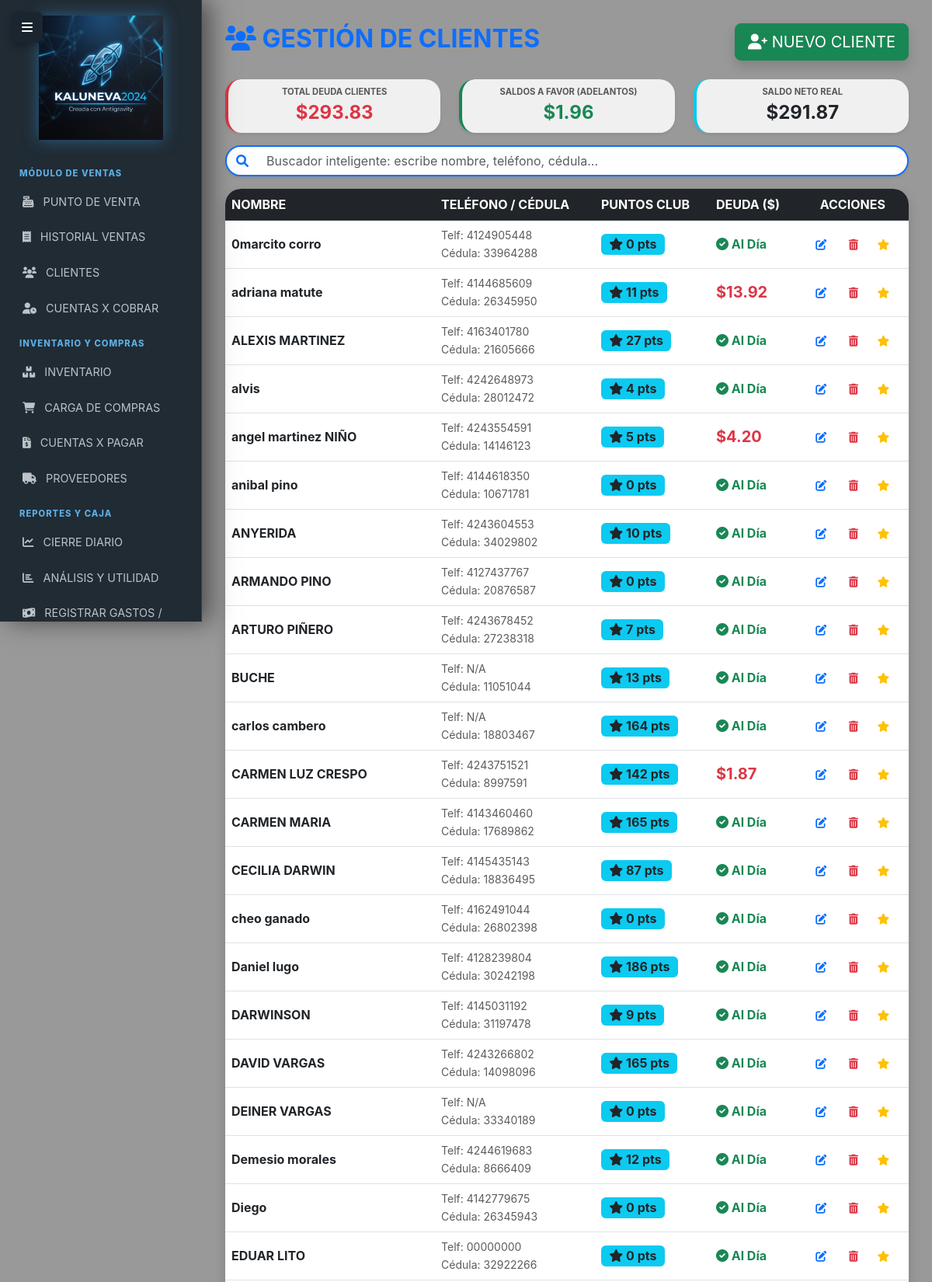
The app's page /clientes (signed in, upper part) with its own data.
### models.py (models this page shows, shortened)
class Cliente(db.Model):
    __tablename__ = 'clientes'
    id = db.Column(db.Integer, primary_key=True)
    nombre = db.Column(db.String(100), nullable=False)
    cedula = db.Column(db.String(20), unique=True, nullable=False)
    telefono = db.Column(db.String(20))
    direccion = db.Column(db.Text)
    fecha_nacimiento = db.Column(db.Date)
    saldo_usd = db.Column(db.Numeric(10, 2), default=Decimal('0.00'))
    saldo_bs = db.Column(db.Numeric(10, 2), default=Decimal('0.00'))
    puntos = db.Column(db.Integer, default=0)
    documentos = db.Column(db.Integer, default=0)
    ventas = db.relationship('Venta', backref='cliente', lazy=True)
    abonos = db.relationship('HistorialPago', backref='cliente', lazy=True)

### routes/clientes.py (the view)
@clientes_bp.route('/clientes')
@login_required
@staff_required
def lista_clientes():
    todos = Cliente.query.all()
    hoy = datetime.now()
    cumpleaneros = []
    total_deuda = Decimal('0.00')
    total_adelantos = Decimal('0.00')
    for c in todos:
        s_usd = seguro_decimal(c.saldo_usd)
        if s_usd > 0:
            total_deuda += s_usd
        elif s_usd < 0:
            total_adelantos += abs(s_usd)
        if c.fecha_nacimiento:
            fecha = c.fecha_nacimiento if hasattr(c.fecha_nacimiento, 'day') else None
            if fecha and fecha.day == hoy.day and fecha.month == hoy.month:
                cumpleaneros.append(c.nombre)
    return render_template('clientes.html',
                           clientes=todos,
                           cumpleaneros=cumpleaneros,
                           total_deuda=seguro_decimal(total_deuda),
                           total_adelantos=seguro_decimal(total_adelantos))

### app.py (called while the page is built)
@login_manager.user_loader
def load_user(user_id):
    user = db.session.get(User, int(user_id))
    if user and not getattr(user, 'activo', True):
        return None
    return user

@app.context_processor
def inject_tasa_actual():
    try:
        hoy = hoy_ve()
        tasa_hoy = TasaBCV.query.filter_by(fecha=hoy).first()
        if tasa_hoy:
            return dict(tasa_actual=tasa_hoy.valor, alerta_tasa=False)
        else:
            ultima = TasaBCV.query.order_by(TasaBCV.fecha.desc()).first()
            valor = ultima.valor if ultima else Decimal('0.00')
            return dict(tasa_actual=valor, alerta_tasa=True)
    except Exception as e:
        log.error(f"Error al inyectar tasa actual: {e}")
        return dict(tasa_actual=Decimal('0.00'), alerta_tasa=True)

### models.py (called while the page is built)
def hoy_ve():
    return datetime.now(pytz.timezone('America/Caracas')).date()

### utils.py (called while the page is built)
def seguro_decimal(valor, default='0.00'):
    if valor is None or str(valor).strip() == "" or str(valor).lower() == "none":
        return Decimal(default)
    try:
        limpio = str(valor).replace(',', '.').strip()
        return Decimal(limpio)
    except Exception as e:
        logger.warning(f"Error convirtiendo '{valor}' a Decimal. Usando default {default}. Error: {e}")
        return Decimal(default)

### templates/clientes.html (shortened to what this page needs)
{% extends 'base.html' %} {% block content %}
<div class="d-flex justify-content-between align-items-center mb-4">
  <h2 class="fw-bold text-primary">
    <i class="fas fa-users"></i> GESTIÓN DE CLIENTES
  </h2>
  <button class="btn btn-success btn-lg shadow" data-bs-toggle="modal" data-bs-target="#modalCliente">
    <i class="fas fa-user-plus"></i> NUEVO CLIENTE
  </button>
</div>
<div class="row mb-3">
    <div class="col-md-4">
        <div class="card shadow-sm border-0 border-start border-4 border-danger h-100">
            <div class="card-body py-2 px-3 text-center">
                <small class="text-muted text-uppercase fw-bold d-block" style="font-size: 0.7rem;">TOTAL DEUDA CLIENTES</small>
                <span class="fs-4 fw-bold text-danger">${{ "%.2f"|format(total_deuda|default(0)) }}</span>
            </div>
        </div>
    </div>
    <div class="col-md-4">
        <div class="card shadow-sm border-0 border-start border-4 border-success h-100">
            <div class="card-body py-2 px-3 text-center">
                <small class="text-muted text-uppercase fw-bold d-block" style="font-size: 0.7rem;">SALDOS A FAVOR (ADELANTOS)</small>
                <span class="fs-4 fw-bold text-success">${{ "%.2f"|format(total_adelantos|default(0)) }}</span>
            </div>
        </div>
    </div>
    <div class="col-md-4">
        <div class="card shadow-sm border-0 border-start border-4 border-info h-100">
            <div class="card-body py-2 px-3 text-center">
                <small class="text-muted text-uppercase fw-bold d-block" style="font-size: 0.7rem;">SALDO NETO REAL</small>
                <span class="fs-4 fw-bold text-dark">${{ "%.2f"|format((total_deuda or 0) - (total_adelantos or 0)) }}</span>
            </div>
        </div>
    </div>
</div>
<div class="mb-3">
  <div class="input-group shadow-sm rounded-pill overflow-hidden border-primary" style="border: 2px solid #4e73df;">
    <span class="input-group-text bg-white border-0 text-primary"><i class="fas fa-search"></i></span>
    <input type="text" id="buscador_kalu" class="form-control border-0 bg-white" placeholder="Buscador inteligente: escribe nombre, teléfono, cédula..." style="box-shadow: none;">
  </div>
</div>
<div class="card shadow border-0">
  <div class="card-body p-0">
    <div class="table-responsive">
      <table class="table table-hover align-middle mb-0">
        <thead class="table-dark">
          <tr>
            <th>NOMBRE</th>
            <th>TELÉFONO / CÉDULA</th>
            <th>PUNTOS CLUB</th>
            <th>DEUDA ($)</th>
            <th class="text-center">ACCIONES</th>
          </tr>
        </thead>
        <tbody>
          {% for c in clientes %}
          <tr>
            <td class="fw-bold">{{ c.nombre }}</td>
            <td>
              <small class="text-muted d-block">Telf: {{ c.telefono or 'N/A' }}</small>
              <small class="text-muted">Cédula: {{ c.cedula or 'N/A' }}</small>
            </td>
            <td>
              <span class="badge bg-info text-dark fs-6">
                <i class="fas fa-star"></i> {{ c.puntos }} pts
              </span>
            </td>
            <td>
              {% if c.saldo_usd > 0 %}
              <span class="text-danger fw-bold fs-5">
                ${{ "%.2f"|format(c.saldo_usd|default(0)) }}
              </span>
              {% else %}
              <span class="text-success fw-bold">
                <i class="fas fa-check-circle"></i> Al Día
              </span>
              {% endif %}
            </td>
            <td class="text-center">
              <a href="/editar_cliente/{{ c.id }}" class="btn btn-outline-primary btn-sm border-0 me-2">
                <i class="fas fa-edit"></i>
              </a>
              <a href="/eliminar_cliente/{{ c.id }}" class="btn btn-outline-danger btn-sm border-0"
                onclick="return confirm('¿Seguro que quieres borrar a {{ c.nombre }}?')">
                <i class="fas fa-trash-alt"></i>
              </a>
              <button class="btn btn-outline-warning btn-sm border-0 ms-1"
                onclick="abrirModalPuntos('{{ c.id }}', '{{ c.nombre }}', {{ c.puntos }})">
                <i class="fas fa-star"></i>
              </button>
            </td>
          </tr>
          {% endfor %}
        </tbody>
      </table>
    </div>
  </div>
</div>
{% endblock %}

### templates/base.html (style rules this page uses)
body { background: url('/static/fondo_negocio_jpg.png') no-repeat center center fixed !important; background-size: cover !important; font-family: 'Inter', 'Segoe UI', sans-serif; min-height: 100vh; color: #333; }
body::before { content: ""; position: fixed; top: 0; left: 0; width: 100%; height: 100%; background: rgba(0, 0, 0, 0.4); z-index: -1; }
.card { border: 1px solid rgba(255, 255, 255, 0.2); border-radius: 20px; background: rgba(255, 255, 255, 0.85); backdrop-filter: blur(15px); box-shadow: 0 10px 30px rgba(0, 0, 0, 0.1); overflow: hidden; transition: transform 0.2s; }

### records on screen
Cliente: nombre "0marcito corro", telefono "4124905448", cedula "33964288", puntos "0", saldo_usd "Al Día"
Cliente: nombre "adriana matute", telefono "4144685609", cedula "26345950", puntos "11", saldo_usd "13.92"
Cliente: nombre "ALEXIS MARTINEZ", telefono "4163401780", cedula "21605666", puntos "27", saldo_usd "Al Día"
Cliente: nombre "alvis", telefono "4242648973", cedula "28012472", puntos "4", saldo_usd "Al Día"
Cliente: nombre "angel martinez NIÑO", telefono "4243554591", cedula "14146123", puntos "5", saldo_usd "4.20"
Cliente: nombre "anibal pino", telefono "4144618350", cedula "10671781", puntos "0", saldo_usd "Al Día"
Cliente: nombre "ANYERIDA", telefono "4243604553", cedula "34029802", puntos "10", saldo_usd "Al Día"
Cliente: nombre "ARMANDO PINO", telefono "4127437767", cedula "20876587", puntos "0", saldo_usd "Al Día"
Cliente: nombre "ARTURO PIÑERO", telefono "4243678452", cedula "27238318", puntos "7", saldo_usd "Al Día"
Cliente: nombre "BUCHE", telefono "N/A", cedula "11051044", puntos "13", saldo_usd "Al Día"
Cliente: nombre "carlos cambero", telefono "N/A", cedula "18803467", puntos "164", saldo_usd "Al Día"
Cliente: nombre "CARMEN LUZ CRESPO", telefono "4243751521", cedula "8997591", puntos "142", saldo_usd "1.87"
Cliente: nombre "CARMEN MARIA", telefono "4143460460", cedula "17689862", puntos "165", saldo_usd "Al Día"
Cliente: nombre "CECILIA DARWIN", telefono "4145435143", cedula "18836495", puntos "87", saldo_usd "Al Día"
Cliente: nombre "cheo ganado", telefono "4162491044", cedula "26802398", puntos "0", saldo_usd "Al Día"
Cliente: nombre "Daniel lugo", telefono "4128239804", cedula "30242198", puntos "186", saldo_usd "Al Día"
Cliente: nombre "DARWINSON", telefono "4145031192", cedula "31197478", puntos "9", saldo_usd "Al Día"
Cliente: nombre "DAVID VARGAS", telefono "4243266802", cedula "14098096", puntos "165", saldo_usd "Al Día"
Cliente: nombre "DEINER VARGAS", telefono "N/A", cedula "33340189", puntos "0", saldo_usd "Al Día"
Cliente: nombre "Demesio morales", telefono "4244619683", cedula "8666409", puntos "12", saldo_usd "Al Día"
Cliente: nombre "Diego", telefono "4142779675", cedula "26345943", puntos "0", saldo_usd "Al Día"
Cliente: nombre "EDUAR LITO", telefono "00000000", cedula "32922266", puntos "0", saldo_usd "Al Día"

### other values on screen
{{ "%.2f"|format(total_deuda|default(0)) }} "293.83"
{{ "%.2f"|format(total_adelantos|default(0)) }} "1.96"
{{ "%.2f"|format((total_deuda or 0) - (total_adelantos or 0)) }} "291.87"
